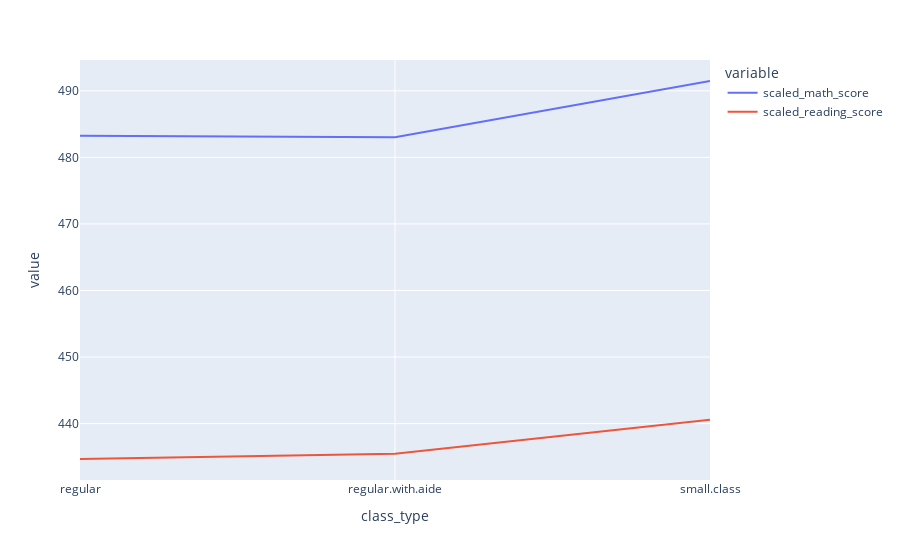

Notebook cell for this chart:
### Code cell
px.line(class_types[['scaled_math_score', 'scaled_reading_score']].mean())

### Figure 1 — Plotly figure (JSON) as saved in the notebook; plotly's stock layout.template omitted (floating-point values rounded to 4 significant figures)
{"data": [{"hovertemplate": "variable=scaled_math_score<br>class_type=%{x}<br>value=%{y}<extra></extra>", "legendgroup": "scaled_math_score", "line": {"color": "#636efa", "dash": "solid"}, "marker": {"symbol": "circle"}, "mode": "lines", "name": "scaled_math_score", "orientation": "v", "showlegend": true, "type": "scatter", "x": ["regular", "regular.with.aide", "small.class"], "xaxis": "x", "y": [483.3, 483.0, 491.5], "yaxis": "y"}, {"hovertemplate": "variable=scaled_reading_score<br>class_type=%{x}<br>value=%{y}<extra></extra>", "legendgroup": "scaled_reading_score", "line": {"color": "#EF553B", "dash": "solid"}, "marker": {"symbol": "circle"}, "mode": "lines", "name": "scaled_reading_score", "orientation": "v", "showlegend": true, "type": "scatter", "x": ["regular", "regular.with.aide", "small.class"], "xaxis": "x", "y": [434.7, 435.5, 440.6], "yaxis": "y"}], "layout": {"legend": {"title": {"text": "variable"}, "tracegroupgap": 0}, "margin": {"t": 60}, "xaxis": {"anchor": "y", "domain": [0, 1], "title": {"text": "class_type"}}, "yaxis": {"anchor": "x", "domain": [0, 1], "title": {"text": "value"}}}}
